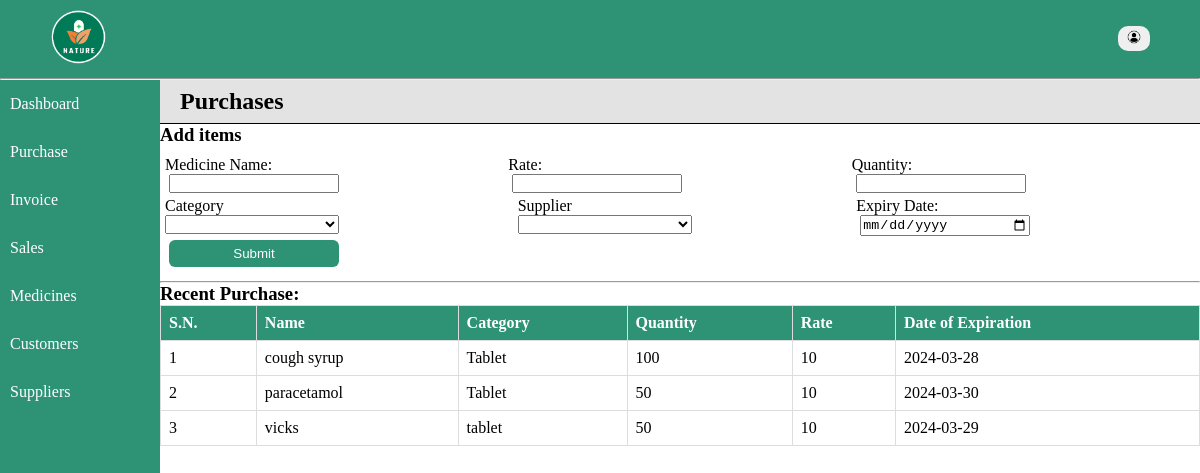
Page /home/purchase.php on the earlier database version.
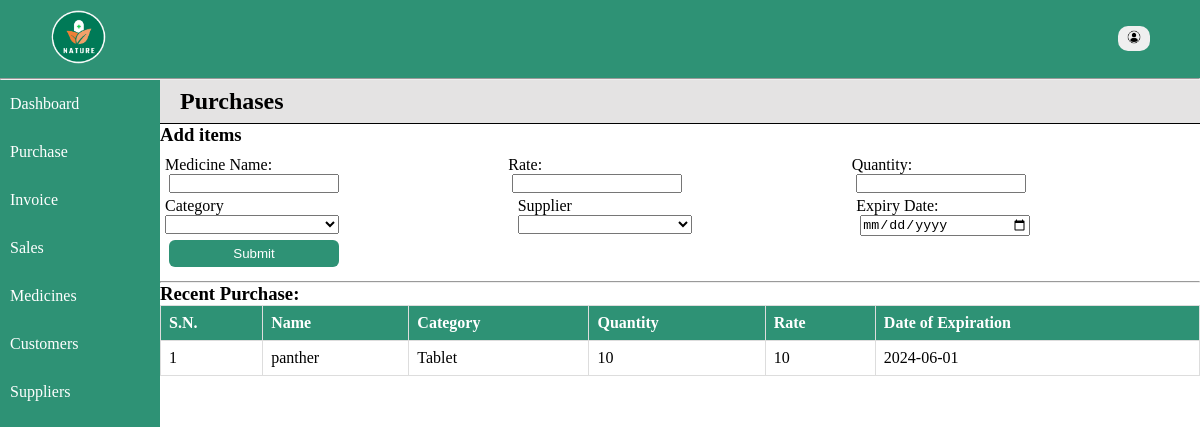
Same page on the later database version.
### tables this page shows
CREATE TABLE `medicine` (
  `id` int(11) NOT NULL,
  `name` varchar(128) NOT NULL,
  `category` varchar(128) NOT NULL,
  `quantity` int(8) NOT NULL,
  `price` int(11) NOT NULL,
  `total` int(11) NOT NULL,
  `expiry` date NOT NULL,
  `date` date NOT NULL
);

### includes/database.php (called while the page is built, shortened)
<?php
    function select($conn, $arg) {
        $sql = "select * from $arg";
        $result = mysqli_query($conn, $sql);
        return $records = mysqli_fetch_all($result, MYSQLI_ASSOC);
    }
    function descSelect($conn, $arg, $order) {
        $sql = "select * from $arg order by $order DESC";
        $result = mysqli_query($conn, $sql);
        return $records = mysqli_fetch_all($result, MYSQLI_ASSOC);
    }
?>

### home/purchase.php (the view, shortened to what this page needs)
<?php
    include '../includes/database.php';
    $records = descSelect($conn, 'medicine', 'id');
    $suppliers = select($conn, "vendor");
?>
<!DOCTYPE html>
<html lang="en">
<head>
    <link rel="stylesheet" href="../styles/style.css">
</head>
<body>
<div class="container">
    <?php include '../includes/nav.php'; ?>
    <div class="main">
        <?php include '../includes/menu.php'; ?>
        <div class="content-wrapper">
        <div class="entries">
            <h2>Purchases</h2>
            <h3>Add items</h3>
            <form action="" method="post" class="form">
                <div class="input-fields">
                    <div class="inputs">
                        <label for="name">Medicine Name:</label><br>
                        <input type="text" name="name" id="name" required><br>
                    </div>
                    <div class="inputs">
                        <label for="rate">Rate:</label><br>
                        <input type="number" name="price" id="rate" required><br>
                    </div>
                    <div class="inputs">
                        <label for="quantity">Quantity:</label><br>
                        <input type="number" name="quantity" id="quantity" required><br>
                    </div>
                </div>
                <div class="input-fields">
                    <div class="inputs">
                        <label for="category">Category</label><br>
                        <select name="category" id="category" required>
                            <option value=" "> </option>
                            <option value="Tablet">Tablet</option>
                        </select><br>
                    </div>
                    <div class="inputs alter">
                        <label for="vendor">Supplier</label><br>
                        <select name="vendor" id="vendor" required>
                            <option value=" "> </option>
                            <?php if(!empty($suppliers)): ?>
                                <?php foreach($suppliers as $supplier): ?>
                                    <option value="<?= $supplier['name']; ?>"><?= $supplier['name']; ?></option>
                                <?php endforeach; ?>
                            <?php endif; ?>
                        </select><br>
                    </div>
                    <div class="inputs alter">
                        <label for="date">Expiry Date:</label><br>
                        <input type="date" name="date" id="date" required>
                    </div>
            </div>
                <input type="submit" value="Submit" name="submit">
            </form>
        </div><hr>
        <div class="records">
            <h3>Recent Purchase:</h3>
        <table class="table">
            <tr>
                <th>S.N.</th>
                <th>Name</th>
                <th>Category</th>
                <th>Quantity</th>
                <th>Rate</th>
                <th>Date of Expiration</th>
            </tr>
            <?php if(!empty($records)): ?>
            <?php foreach($records as $key => $record): ?>
                <tr>
                    <td><?= $key+1; ?></td>
                    <td><?= $record['name']; ?></td>
                    <td><?= $record['category']; ?></td>
                    <td><?= $record['quantity']; ?></td>
                    <td><?= $record['price']; ?></td>
                    <td><?= $record['expiry']; ?></td>
                </tr>
                    <?php endforeach; ?>
                    <?php endif; ?>
        </table>
        </div>
        </div>
    </div>
</body>
</html>

Differences in the rows shown:
removed medicine: name "cough syrup", category "Tablet", quantity "100", price "10", expiry "2024-03-28"
removed medicine: name "paracetamol", category "Tablet", quantity "50", price "10", expiry "2024-03-30"
removed medicine: name "vicks", category "tablet", quantity "50", price "10", expiry "2024-03-29"
added medicine: name "panther", category "Tablet", quantity "10", price "10", expiry "2024-06-01"
